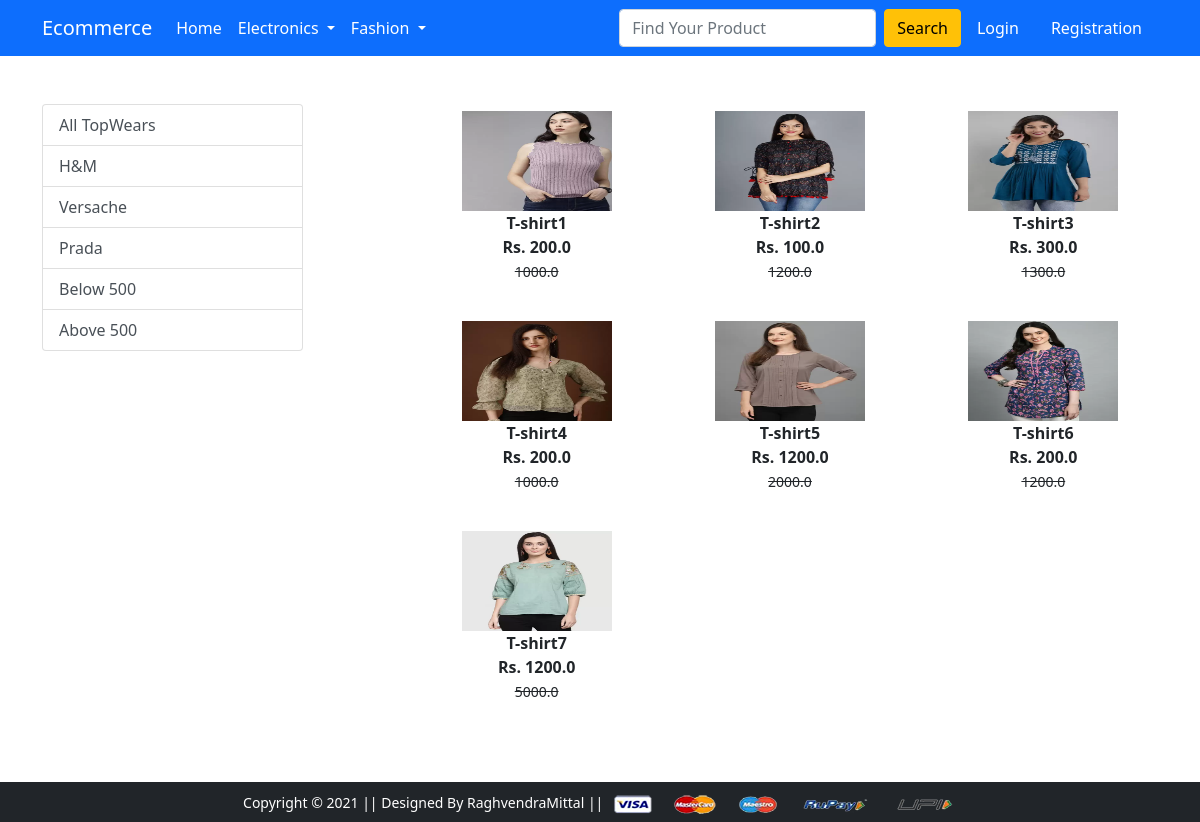
Screenshot of /topwears/ with the database file from the repository.
### app/models.py (models this page shows, shortened)
class Product(models.Model):
    title = models.CharField(max_length=100)
    selling_price = models.FloatField()
    discounted_price = models.FloatField()
    description = models.TextField()
    brand = models.CharField(max_length=100)
    category = models.CharField(choices=CATEGORY_CHOICES, max_length=2)
    product_image = models.ImageField(upload_to='productimg')

### app/views.py (the view)
# urls.py: path('topwears/', views.topwears, name='topwears'),
def topwears(request, data = None):
 if data == None:
  topwears = Product.objects.filter(category = 'TW')
 elif data == 'below':
  topwears = Product.objects.filter(category = 'TW').filter(discounted_price__lt =  500)
 elif data == 'above':
  topwears = Product.objects.filter(category = 'TW').filter(discounted_price__gte =  500)
 elif data == 'HandM':
  topwears = Product.objects.filter(category = 'TW').filter(brand = 'H&M')
 else:
  topwears = Product.objects.filter(category = 'TW').filter(brand =  data)
 context = {
 'topwears':topwears,
 }
 return render(request, 'app/topwear.html', context)

### app/templates/app/topwear.html (shortened to what this page needs)
{% extends 'app/base.html' %}
{% load static %}
{% block main-content %}
<div class="container my-5">
 <div class="row">
  <div class="col-sm-3">
    <div class="list-group">
        <a href="{% url 'topwears' %}" class="list-group-item list-group-item-action" aria-current="true">
            All TopWears
        </a>
        <a href="{% url 'topwearsdata' 'HandM' %}" class="list-group-item list-group-item-action" aria-current="true">
            H&M
        </a>
        <a href="{% url 'topwearsdata' 'Versache' %}" class="list-group-item list-group-item-action" aria-current="true">
            Versache
        </a>
        <a href="{% url 'topwearsdata' 'Prada' %}" class="list-group-item list-group-item-action" aria-current="true">
            Prada
        </a>
        <a href="{% url 'topwearsdata' 'below' %}" class="list-group-item list-group-item-action" aria-current="true">
            Below 500
        </a>
        <a href="{% url 'topwearsdata' 'above' %}" class="list-group-item list-group-item-action" aria-current="true">
            Above 500
        </a>
    </div>
  </div>
  <div class="col-sm-8 offset-sm-1">
    <div class="row">
        {% for product in topwears %}
        <div class="col-sm-4 text-center mb-4">
            <a href="{% url 'product-detail' product.id %}" class="btn">
                <div class="item">
                    <img src="{{product.product_image.url}}" alt="" height="100" class="" width="150">
                    <div class="fw-bold">{{product.title}}</div>
                    <div class="fw-bold">Rs. {{product.discounted_price}}</div>
                    <small class="fw-light text-decoration-line-through">{{product.selling_price}}</small>
                </div>
            </a>
        </div>
        {% endfor %}
    </div>
  </div>
 </div>
</div>
{% endblock main-content %}

### rows the page displays
Product: product_image (picture), title "T-shirt1", discounted_price "200.0", selling_price "1000.0"
Product: product_image (picture), title "T-shirt2", discounted_price "100.0", selling_price "1200.0"
Product: product_image (picture), title "T-shirt3", discounted_price "300.0", selling_price "1300.0"
Product: product_image (picture), title "T-shirt4", discounted_price "200.0", selling_price "1000.0"
Product: product_image (picture), title "T-shirt5", discounted_price "1200.0", selling_price "2000.0"
Product: product_image (picture), title "T-shirt6", discounted_price "200.0", selling_price "1200.0"
Product: product_image (picture), title "T-shirt7", discounted_price "1200.0", selling_price "5000.0"
